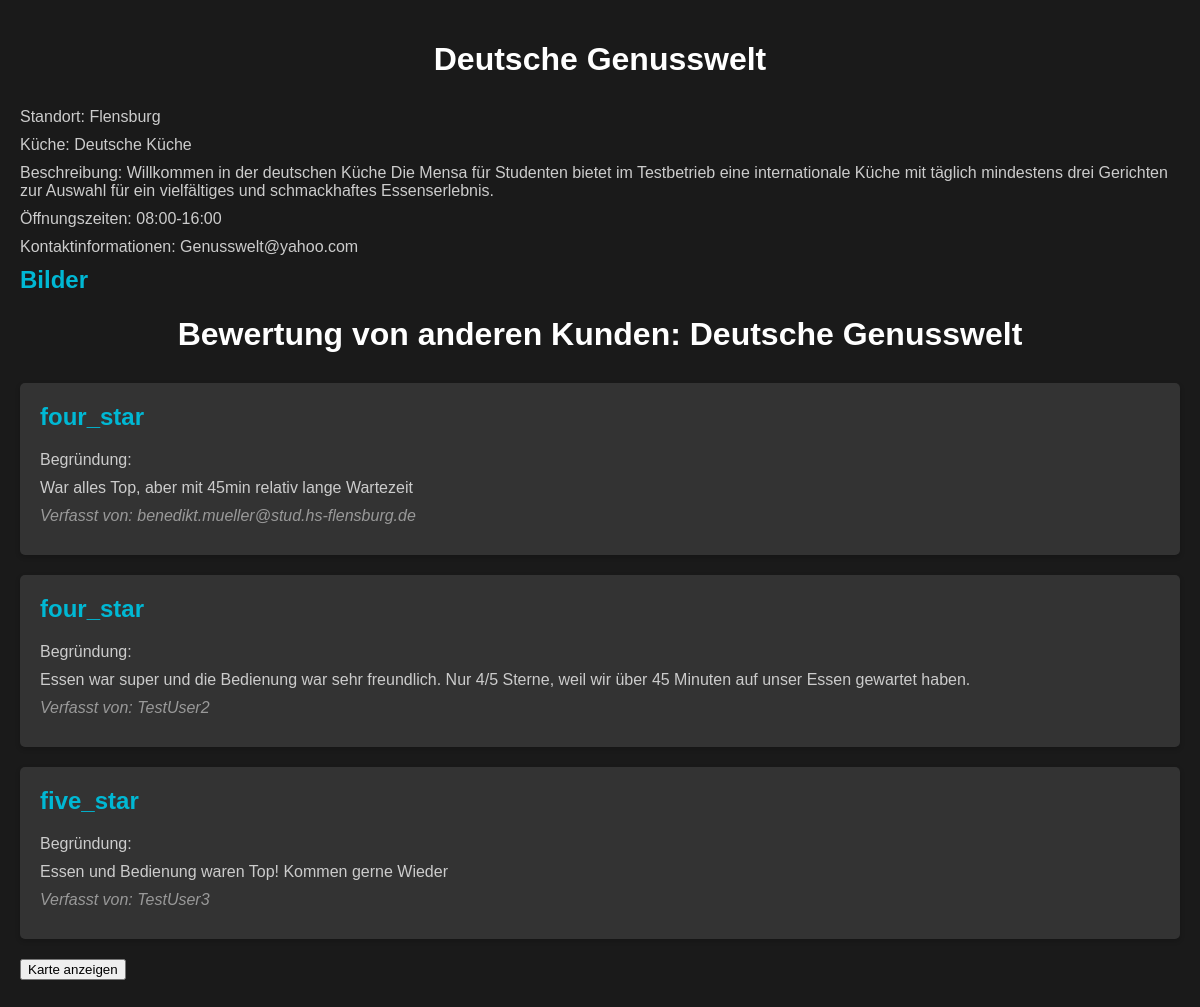
/restaurant/restaurant/1/, run on the app's committed database.
### restaurant/models.py (models this page shows, shortened)
class Restaurant(models.Model):
    owner = models.ForeignKey(UserProfile, on_delete=models.CASCADE, related_name='owned_restaurants')
    name = models.CharField(max_length=100)
    location = models.CharField(max_length=100)
    cuisine = models.CharField(max_length=50, choices=Choices.PREFERENCE_CHOICES)
    description = models.TextField(blank=True)
    opening_hours = models.CharField(max_length=100)
    contact_info = models.CharField(max_length=100)
    capacity = models.IntegerField(default=0)
    def __str__(self):
        return self.name

class Feedback(models.Model):
    customer = models.ForeignKey(UserProfile,on_delete=models.CASCADE)
    restaurant = models.ForeignKey(Restaurant, on_delete=models.CASCADE)
    vote = models.CharField(max_length=10, choices=Choices.VOTE_CHOICES)
    feedback = models.TextField(blank=True)

class UserProfile(models.Model):
    user = models.OneToOneField(User, on_delete=models.CASCADE)
    phone_number = models.CharField(max_length=15, blank=True)
    role = models.CharField(max_length=50, choices=Choices.ROLE_CHOICES)
    def __str__(self):
        return str(self.user)

### restaurant/views.py (the view)
# urls.py: path('restaurant/<int:pk>/', views.restaurant_detail, name='restaurant_detail'),
def restaurant_detail(request, pk):
    restaurant = get_object_or_404(Restaurant, pk=pk)
    images = restaurant.images.all()
    feedbacks = Feedback.objects.filter(restaurant=restaurant)
    menu_items = Menu.objects.filter(restaurant=restaurant)
    return render(request, 'restaurant/restaurant_detail.html', {'restaurant': restaurant, 'images': images,'feedbacks':feedbacks,'menu_items':menu_items})

### restaurant/templates/restaurant/restaurant_detail.html (shortened to what this page needs)
<!DOCTYPE html>
<html>
<head>
</head>
<body>
    <h1>{{ restaurant.name }}</h1>
    <p>Standort: {{ restaurant.location }}</p>
    <p>Küche: {{ restaurant.get_cuisine_display }}</p>
    <p>Beschreibung: {{ restaurant.description }}</p>
    <p>Öffnungszeiten: {{ restaurant.opening_hours }}</p>
    <p>Kontaktinformationen: {{ restaurant.contact_info }}</p>
    <div>
        <h2>Bilder</h2>
    </div>
    <h1>Bewertung von anderen Kunden: {{restaurant}}</h1>
    <ul>
        {% for feedback in feedbacks %}
        <li>
            <h2>{{feedback.vote}}</h2>
            <p>Begründung:</p>
            <p>{{feedback.feedback}}</p>
            <p class="author">Verfasst von: {{feedback.customer}}</p>
        </li>
        {% empty %}
        <li class="no-feedback"><p>Noch keine Bewertungen da...</p></li>
        {% endfor %}
        <button id="menuButton">Karte anzeigen</button>
</body>
</html>

### restaurant/templates/restaurant/restaurant_detail.html (style rules this page uses)
body { font-family: Arial, sans-serif; margin: 0; padding: 20px; background-color: #1a1a1a; color: #f0f0f0; }
h1 { color: #ffffff; text-align: center; margin-bottom: 30px; }
ul { list-style-type: none; padding: 0; }
li { background-color: #333333; padding: 20px; margin-bottom: 20px; border-radius: 5px; box-shadow: 0 2px 5px rgba(0, 0, 0, 0.2); }
h2 { color: #00b8d4; margin-top: 0; }
p { margin: 10px 0; color: #cccccc; }
.author { font-style: italic; color: #999999; }

### data on the page
Restaurant: name "Deutsche Genusswelt", location "Flensburg", cuisine "Deutsche Küche", description "Willkommen in der deutschen Küche Die Mensa für Studenten bietet im Testbetrieb eine internationale Küche mit täglich mindestens drei Gerichten zur Auswahl für ein vielfältiges und schmackhaftes Essenserlebnis.", opening_hours "08:00-16:00", contact_info "Genusswelt@yahoo.com"
Feedback: vote "four_star", feedback "War alles Top, aber mit 45min relativ lange Wartezeit", customer "benedikt.mueller@stud.hs-flensburg.de"
Feedback: vote "four_star", feedback "Essen war super und die Bedienung war sehr freundlich. Nur 4/5 Sterne, weil wir über 45 Minuten auf unser Essen gewartet haben.", customer "TestUser2"
Feedback: vote "five_star", feedback "Essen und Bedienung waren Top! Kommen gerne Wieder", customer "TestUser3"
